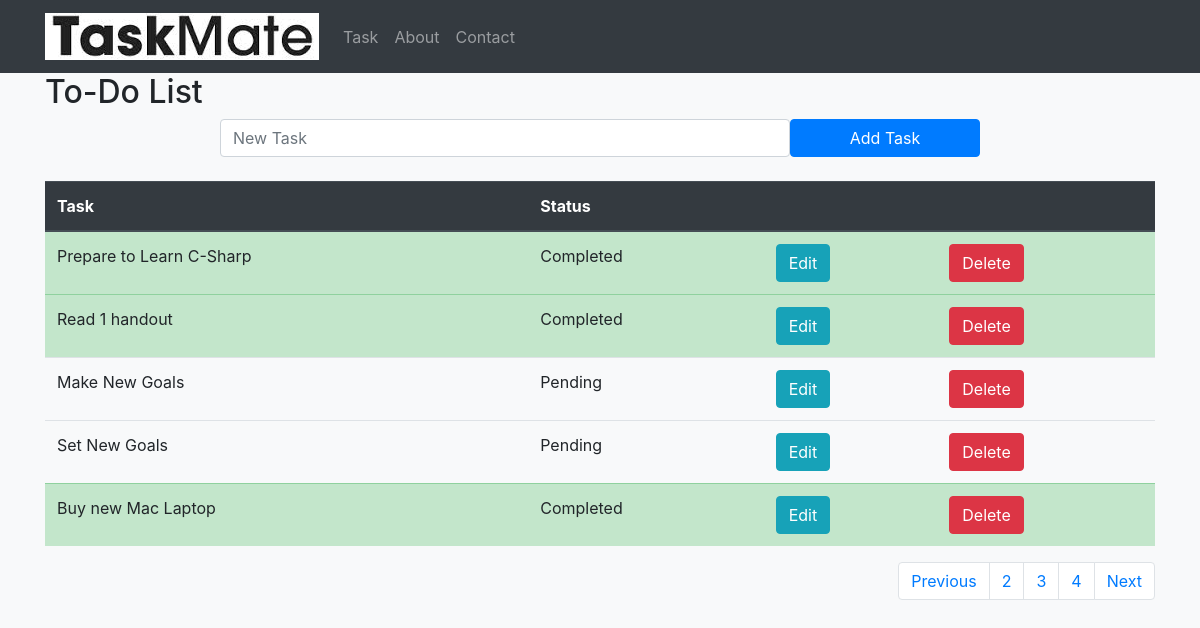
Page /task/?pg=3 on the committed database.
### todolist_app/models.py (models this page shows, shortened)
class TaskList(models.Model):
    task = models.CharField(max_length=300)
    done = models.BooleanField(default=False)

### todolist_app/views.py (the view)
# urls.py: path('', views.todolist, name="todolist"),
def todolist(request):
    if request.method == "POST":
        form = TaskForm(request.POST or None)
        if form.is_valid():
            form.save()
            messages.success(request, "New Task Added!")
        return redirect('todolist')
    else:
        all_task = TaskList.objects.all()
        paginator = Paginator(all_task, 5)
        page = request.GET.get('pg')
        all_task = paginator.get_page(page)
        return render(request, 'todolist.html', {'all_task': all_task, 'welcome_text': 'To-Do List'})

### todolist_app/templates/todolist.html (shortened to what this page needs)
{% extends 'base.html' %}  {% block content %}
<h2>{{welcome_text}}</h2>
<form method="POST" class="row">
  <label class="col-lg-2"></label>
  <input
    type="text"
    class="form-control col-lg-6"
    placeholder="New Task"
    name="task"
  />
  <button type="submit" class="btn btn-primary col-lg-2">Add Task</button>
  <label class="col-lg-2"></label>
</form>
<br />
<table class="table">
  <thead class="thead-dark">
    <tr>
      <th scope="col">Task</th>
      <th scope="col">Status</th>
      <th scope="col"></th>
      <th scope="col"></th>
    </tr>
  </thead>
  <tbody>
    {%if all_task%} {% for obj in all_task %} {%if obj.done%}
    <tr class="table-success">
      <td>{{obj.task}}</td>
      <td>Completed</td>
      <td><a href="{% url 'edit_task' obj.id %}"><button type="button" class="btn btn-info">Edit</button></a></td>
      <td><a href="{% url 'delete_task' obj.id %}"><button type="button" class="btn btn-danger">Delete</button></a></td>
    </tr>
    {%else %}
    <tr>
      <td>{{obj.task}}</td>
      <td>Pending</td>
      <td><a href="{% url 'edit_task' obj.id %}"><button type="button" class="btn btn-info">Edit</button></a></td>
      <td><a href="{% url 'delete_task' obj.id %}"><button type="button" class="btn btn-danger">Delete</button></a></td>
    </tr>
    {%endif%} {% endfor %} {%endif%}
  </tbody>
</table>
<nav aria-label="Page navigation example">
  <ul class="pagination justify-content-end">
    {% if all_task.has_previous%}
    <li class="page-item">
      <a class="page-link" href="?pg={{ all_task.previous_page_number }}"
        >Previous</a
      >
    </li>
    <li class="page-item">
      <a class="page-link" href="?pg={{ all_task.previous_page_number }}"
        >{{ all_task.previous_page_number }}</a
      >
    </li>
    {% else %}
    <li class="page-item disabled">
      <a class="page-link" href="?pg=1">Previous</a>
    </li>
    {% endif %}
    <li class="page-item">
      <a class="page-link" href="?pg={{all_task.number}}"
        >{{all_task.number}}</a
      >
    </li>
    {% if all_task.has_next %}
    <li class="page-item">
      <a class="page-link" href="?pg={{all_task.next_page_number}}"
        >{{all_task.next_page_number}}</a
      >
    </li>
    <li class="page-item">
      <a class="page-link" href="?pg={{all_task.next_page_number}}">Next</a>
    </li>
    {% else %}
    <li class="page-item disabled">
      <a class="page-link" href="?pg=1">Next</a>
    </li>
    {% endif %}
  </ul>
</nav>
{% endblock content %}

### rows in the picture
TaskList: task "Prepare to Learn C-Sharp"
TaskList: task "Read 1 handout"
TaskList: task "Make New Goals"
TaskList: task "Set New Goals"
TaskList: task "Buy new Mac Laptop"

### other values in the picture
{{ welcome_text }} "To-Do List"
{{ all_task.previous_page_number }} "2"
{{ all_task.number }} "3"
{{ all_task.next_page_number }} "4"
